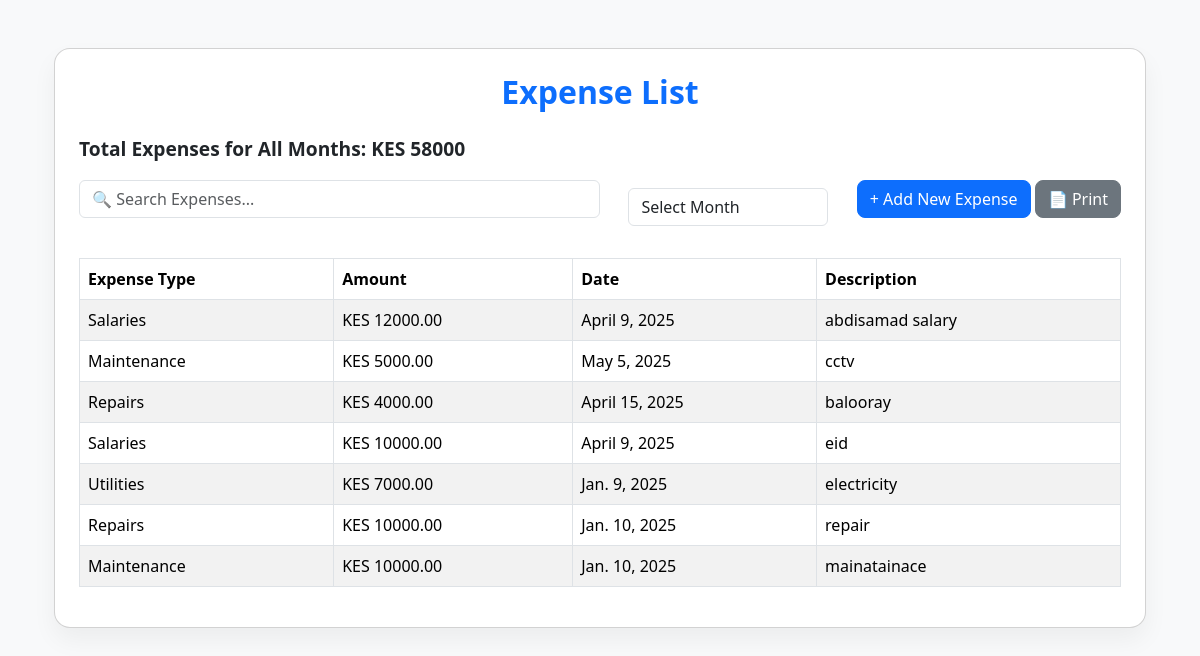
The app's page /expense-list/, older data.
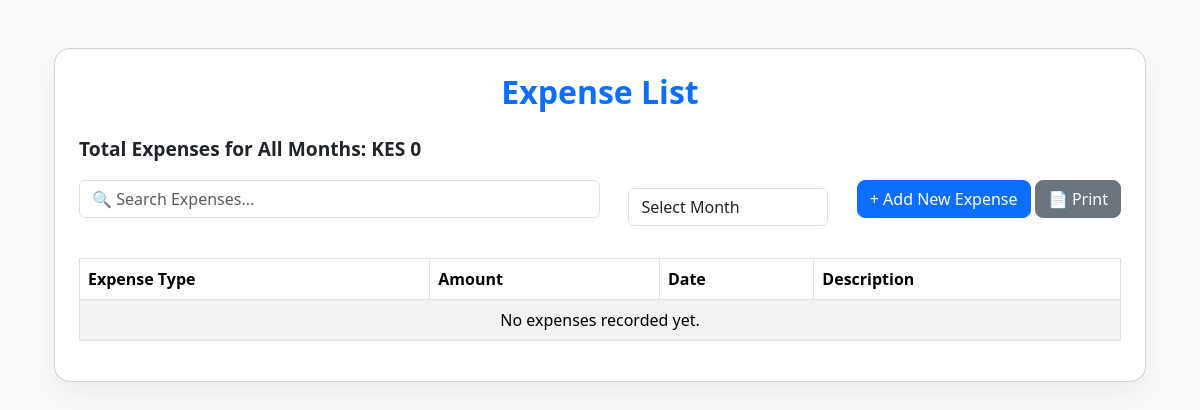
The same page, newer data.
### users/models.py (models this page shows, shortened)
class Expense(models.Model):
    EXPENSE_TYPES = [
        ('Maintenance', 'Maintenance'),
        ('Salaries', 'Salaries'),
        ('Utilities', 'Utilities'),
        ('Repairs', 'Repairs'),
        ('Other', 'Other'),
    ]
    expense_type = models.CharField(max_length=50, choices=EXPENSE_TYPES)
    amount = models.DecimalField(max_digits=10, decimal_places=2)
    expense_date = models.DateField(default=timezone.now)
    description = models.TextField(blank=True, null=True)

### users/views.py (the view)
# urls.py: path('expense-list/', views.expense_list, name='expense_list'),
def expense_list(request):
    month = request.GET.get('month', None)
    if month:
        expenses = Expense.objects.filter(expense_date__month=month)
    else:
        expenses = Expense.objects.all()
    total_expenses = expenses.aggregate(Sum('amount'))['amount__sum'] or 0
    context = {
        'expenses': expenses,
        'total_expenses': total_expenses,
        'month': month,
    }
    return render(request, 'tenant/expense_list.html', context)

### users/templates/tenant/expense_list.html (shortened to what this page needs)
{% extends "users/base.html" %}
{% load static %}
{% block content %}
<!DOCTYPE html>
<html lang="en">
<head>
    <link rel="stylesheet" href="{% static 'css/bootstrap.min.css' %}">
</head>
<body>
    <div class="container mt-5">
        <div class="card p-4">
            <h2 class="mb-4 text-center text-primary">Expense List</h2>
            <p class="total-expenses">Total Expenses for {{ month|default:"All Months" }}: <strong>KES {{ total_expenses }}</strong></p>
            <div class="filter-container mb-4">
                <input type="text" id="expenseSearch" class="form-control w-50 search-bar" placeholder="🔍 Search Expenses..." onkeyup="filterTable()">
                <select id="monthFilter" class="form-control month-filter" onchange="filterByMonth()">
                    <option value="">Select Month</option>
                </select>
                <div>
                    <a href="{% url 'add_expense' %}" class="btn btn-primary mb-3">+ Add New Expense</a>
                    <button class="btn btn-secondary mb-3" onclick="printTable()">📄 Print</button>
                </div>
            </div>
            <div class="table-responsive">
                <table class="table table-bordered table-striped" id="expenseTable">
                    <thead>
                        <tr>
                            <th>Expense Type</th>
                            <th>Amount</th>
                            <th>Date</th>
                            <th>Description</th>
                        </tr>
                    </thead>
                    <tbody>
                        {% for expense in expenses %}
                            <tr data-date="{{ expense.expense_date|date:"Y-m-d" }}">
                                <td>{{ expense.get_expense_type_display }}</td>
                                <td>KES {{ expense.amount }}</td>
                                <td>{{ expense.expense_date }}</td>
                                <td>{{ expense.description }}</td>
                            </tr>
                        {% empty %}
                            <tr>
                                <td colspan="4" class="text-center no-record">No expenses recorded yet.</td>
                            </tr>
                        {% endfor %}
                    </tbody>
                </table>
            </div>
        </div>
    </div>
</body>
</html>
{% endblock %}

### users/templates/users/base.html (shortened to what this page needs)
<!DOCTYPE html>
<html lang="en">
<head>
    <link href="https://cdn.jsdelivr.net/npm/bootstrap-icons/font/bootstrap-icons.css" rel="stylesheet">
    <link rel="stylesheet" href="https://cdn.jsdelivr.net/npm/bootstrap@5.3.0/dist/css/bootstrap.min.css">
</head>
<body>
    <div class="container mt-4">
        {% block content %}{% endblock %}
    </div>
</body>

### users/templates/tenant/expense_list.html (style rules this page uses)
body { background-color: #f8f9fa; }
.card { border-radius: 1rem; box-shadow: 0 0.75rem 1.5rem rgba(0, 0, 0, 0.05); }
.table th, .table td { vertical-align: middle; }
.table thead { background-color: #007bff; color: white; }
.table-striped tbody tr:nth-of-type(odd) { background-color: #f1f1f1; }
.btn { border-radius: 0.5rem; }
h2 { font-weight: 600; }
.total-expenses { font-size: 1.2rem; font-weight: bold; }
.no-record { color: gray; }
.mb-4 { margin-bottom: 2rem; }
.search-bar { margin-bottom: 1rem; }
.filter-container { display: flex; justify-content: space-between; align-items: center; }
.month-filter { width: 200px; }

Row changes from the older to the newer data that the page shows:
removed Expense: expense_type "Salaries", amount "12000.00", expense_date "April 9, 2025", description "abdisamad salary"
removed Expense: expense_type "Maintenance", amount "5000.00", expense_date "May 5, 2025", description "cctv"
removed Expense: expense_type "Repairs", amount "4000.00", expense_date "April 15, 2025", description "balooray"
removed Expense: expense_type "Salaries", amount "10000.00", expense_date "April 9, 2025", description "eid"
removed Expense: expense_type "Utilities", amount "7000.00", expense_date "Jan. 9, 2025", description "electricity"
removed Expense: expense_type "Repairs", amount "10000.00", expense_date "Jan. 10, 2025", description "repair"
removed Expense: expense_type "Maintenance", amount "10000.00", expense_date "Jan. 10, 2025", description "mainatainace"
Text that changed along with them:
{{ total_expenses }}: "58000" → "0"
text now shown: "No expenses recorded yet."
